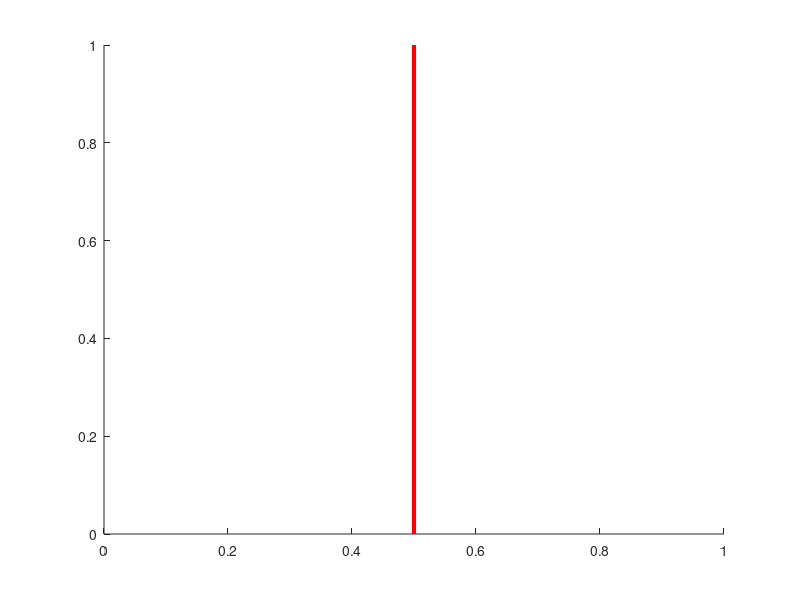

Here is the MATLAB script that generated this plot:
function main
f = figure
aH = axes('Xlim',[0, 1], 'YLim',[0 1]);

h = line([0.5 0.5], [0 1], ...
    'Color' , 'r',       ...
    'linewidth', 3,       ...
    'ButtonDownFcn', @startDragFcn);

set (f, 'WindowButtonUpFcn', @stopDragFcn);

function startDragFcn(varargin)

    set(f, 'WindowButtonMotionFcn',@draggingFcn)
end

    function draggingFcn(varargin)
        pt = get(aH,'CurrentPoint');
        set(h,'XData',pt(1)*[1 1]);
    end
    function stopDragFcn(varargin)
            set(f,'WindowButtonMotionFcn','');
    end
end
